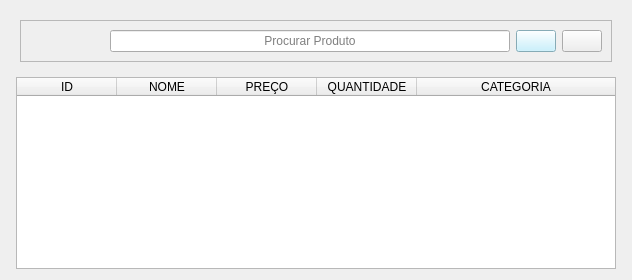
                <widget class="QWidget" name="tela_estoque_1">
                 <layout class="QVBoxLayout" name="verticalLayout_25">
                  <item alignment="Qt::AlignmentFlag::AlignTop">
                   <widget class="QWidget" name="layout_pesquisar_produto_estoque" native="true">
                    <layout class="QVBoxLayout" name="verticalLayout_26">
                     <item alignment="Qt::AlignmentFlag::AlignHCenter|Qt::AlignmentFlag::AlignTop">
                      <widget class="QFrame" name="layout_pesquisar_produto_estoque_2">
                       <property name="minimumSize">
                        <size>
                         <width>500</width>
                         <height>0</height>
                        </size>
                       </property>
                       <property name="maximumSize">
                        <size>
                         <width>700</width>
                         <height>16777215</height>
                        </size>
                       </property>
                       <property name="styleSheet">
                        <string notr="true"/>
                       </property>
                       <property name="frameShape">
                        <enum>QFrame::Shape::StyledPanel</enum>
                       </property>
                       <property name="frameShadow">
                        <enum>QFrame::Shadow::Raised</enum>
                       </property>
                       <layout class="QHBoxLayout" name="horizontalLayout_12">
                        <item>
                         <spacer name="horizontalSpacer_5">
                          <property name="orientation">
                           <enum>Qt::Orientation::Horizontal</enum>
                          </property>
                          <property name="sizeType">
                           <enum>QSizePolicy::Policy::Minimum</enum>
                          </property>
                          <property name="sizeHint" stdset="0">
                           <size>
                            <width>80</width>
                            <height>20</height>
                           </size>
                          </property>
                         </spacer>
                        </item>
                        <item alignment="Qt::AlignmentFlag::AlignHCenter|Qt::AlignmentFlag::AlignVCenter">
                         <widget class="QLineEdit" name="input_pesquisar_produto_4">
                          <property name="minimumSize">
                           <size>
                            <width>400</width>
                            <height>0</height>
                           </size>
                          </property>
                          <property name="maximumSize">
                           <size>
                            <width>400</width>
                            <height>16777215</height>
                           </size>
                          </property>
                          <property name="styleSheet">
                           <string notr="true"/>
                          </property>
                          <property name="alignment">
                           <set>Qt::AlignmentFlag::AlignCenter</set>
                          </property>
                          <property name="placeholderText">
                           <string>Procurar Produto</string>
                          </property>
                         </widget>
                        </item>
                        <item alignment="Qt::AlignmentFlag::AlignRight">
                         <widget class="QPushButton" name="btn_pesquisar_produto_4">
                          <property name="maximumSize">
                           <size>
                            <width>50</width>
                            <height>16777215</height>
                           </size>
                          </property>
                          <property name="styleSheet">
                           <string notr="true">background-color: rgb(188, 239, 255);</string>
                          </property>
                          <property name="text">
                           <string/>
                          </property>
                          <property name="icon">
                           <iconset>
                            <normalon>:/icons/lupa_icon.png</normalon>
                           </iconset>
                          </property>
                          <property name="iconSize">
                           <size>
                            <width>25</width>
                            <height>25</height>
                           </size>
                          </property>
                         </widget>
                        </item>
                        <item>
                         <widget class="QPushButton" name="btn_adc_produto_estoque">
                          <property name="text">
                           <string/>
                          </property>
                          <property name="icon">
                           <iconset>
                            <normalon>:/icons/1.png</normalon>
                           </iconset>
                          </property>
                         </widget>
                        </item>
                       </layout>
                      </widget>
                     </item>
                    </layout>
                   </widget>
                  </item>
                  <item alignment="Qt::AlignmentFlag::AlignHCenter">
                   <widget class="QTreeWidget" name="treeWidget">
                    <property name="minimumSize">
                     <size>
                      <width>600</width>
                      <height>0</height>
                     </size>
                    </property>
                    <column>
                     <property name="text">
                      <string>ID</string>
                     </property>
                     <property name="textAlignment">
                      <set>AlignCenter</set>
                     </property>
                    </column>
                    <column>
                     <property name="text">
                      <string>NOME</string>
                     </property>
                     <property name="textAlignment">
                      <set>AlignCenter</set>
                     </property>
                    </column>
                    <column>
                     <property name="text">
                      <string>PREÇO</string>
                     </property>
                     <property name="textAlignment">
                      <set>AlignCenter</set>
                     </property>
                    </column>
                    <column>
                     <property name="text">
                      <string>QUANTIDADE</string>
                     </property>
                     <property name="textAlignment">
                      <set>AlignCenter</set>
                     </property>
                    </column>
                    <column>
                     <property name="text">
                      <string>CATEGORIA</string>
                     </property>
                     <property name="textAlignment">
                      <set>AlignCenter</set>
                     </property>
                    </column>
                   </widget>
                  </item>
                 </layout>
                </widget>
